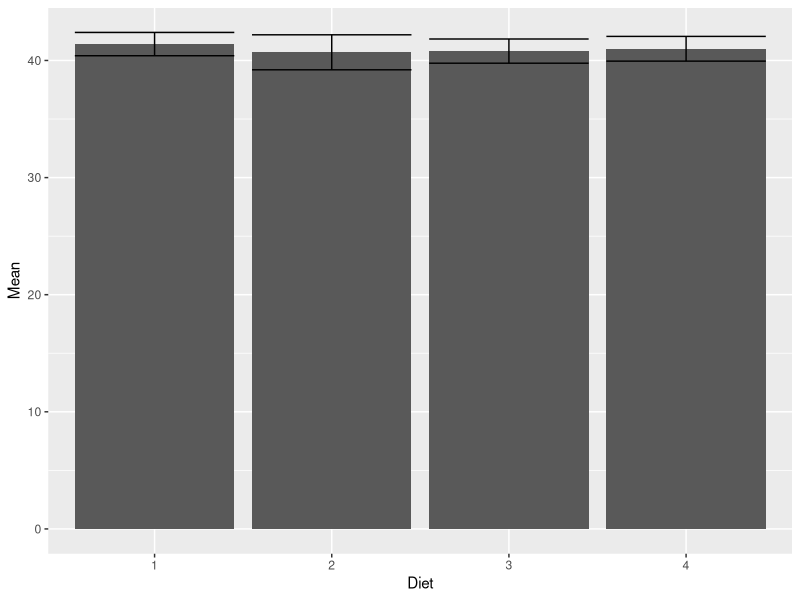
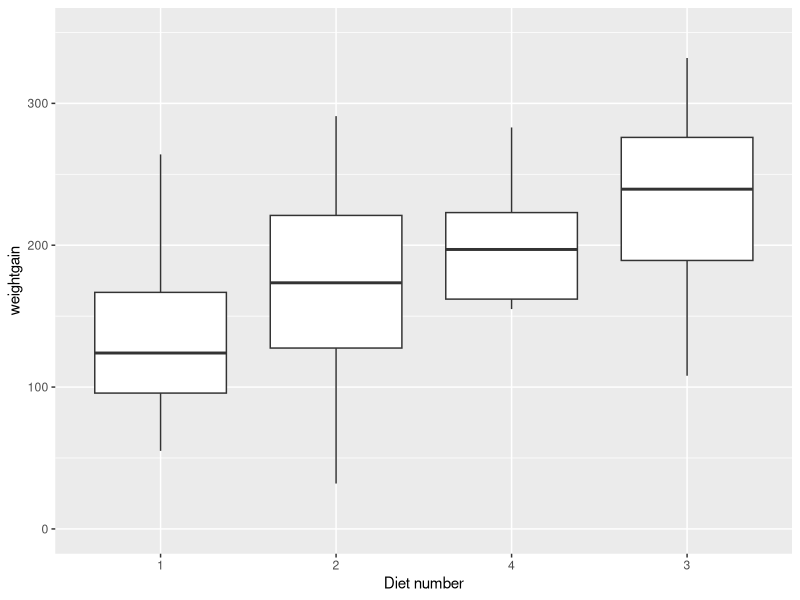
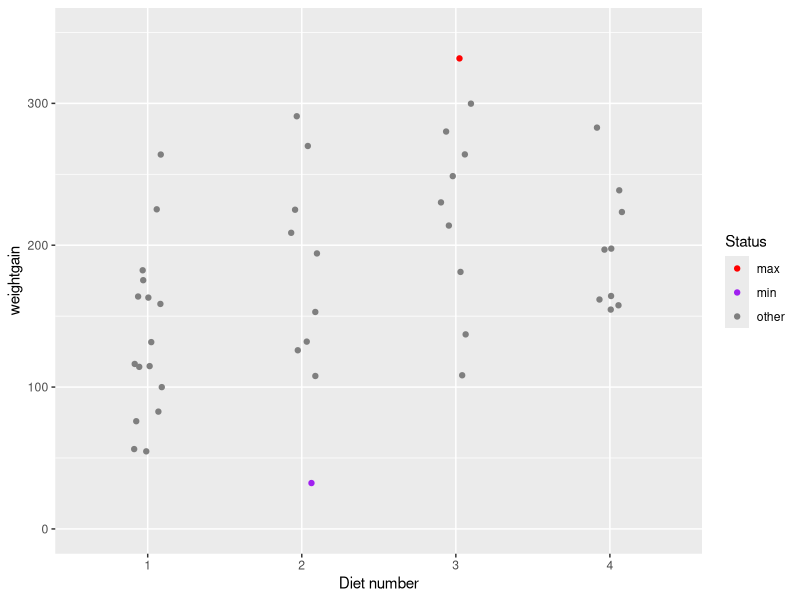
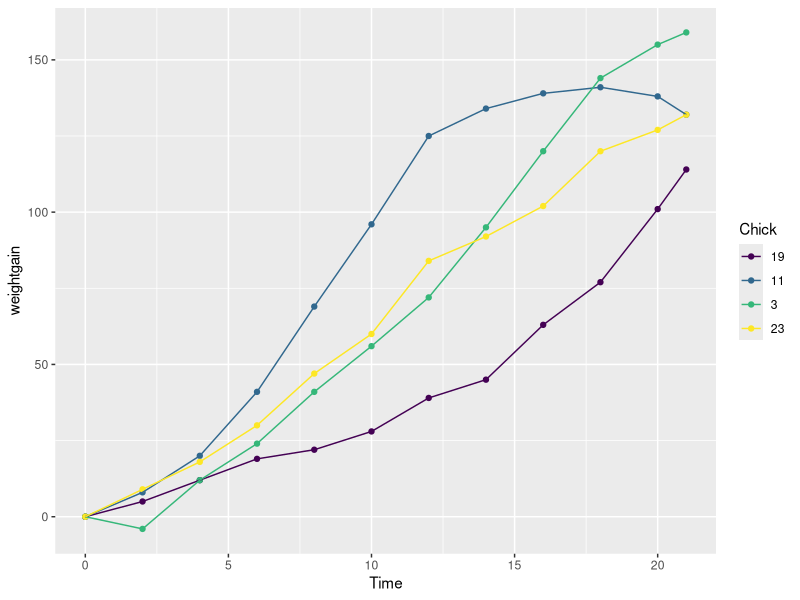
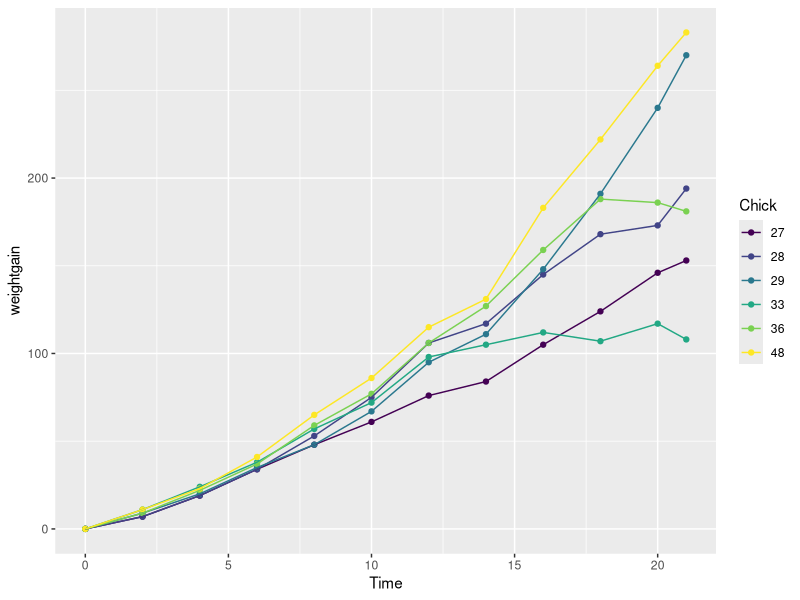
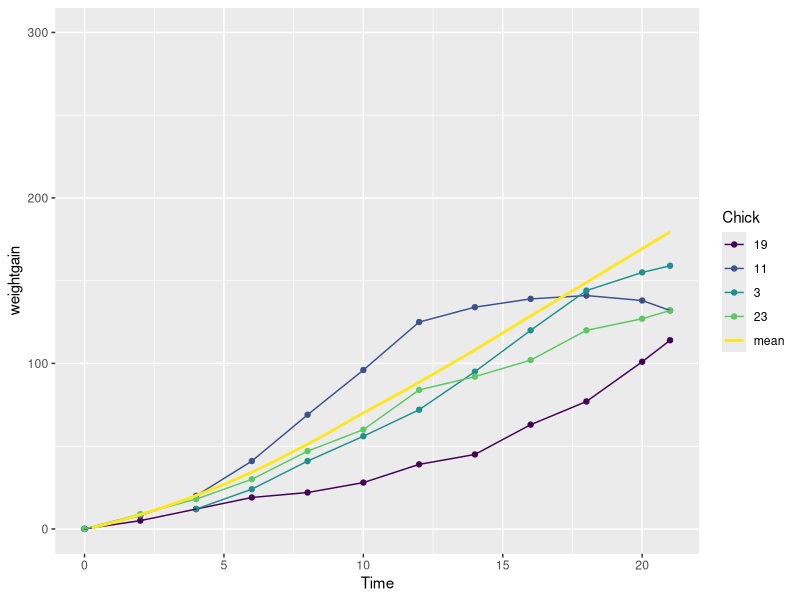
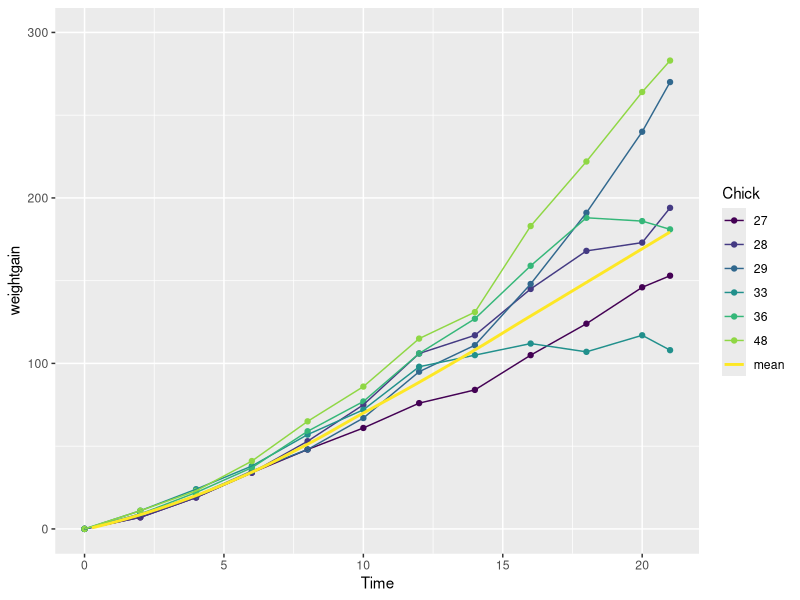
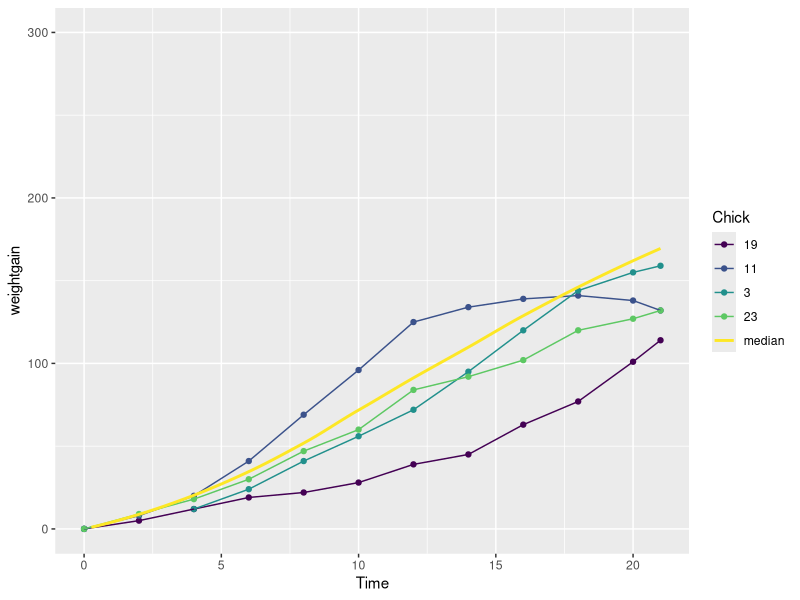

Write the R code that produced these figures, in order.
## ---- chunk 1
knitr::opts_chunk$set(echo = TRUE)
## ---- chunk 2
library("ggplot2")
library("dplyr")
library("datasets")
## ---- chunk 3
dat1 <- ChickWeight %>% filter(Time == 0)
weight0 <- group_by(dat1, Diet) %>% summarize(n=n(), Mean = mean(weight), StandardDeviation = sd(weight))
print(weight0)
## ---- chunk 4
plot <- ggplot(weight0, aes(x=Diet, y = Mean)) + geom_bar(stat = "identity") + geom_errorbar(aes(ymin=Mean-StandardDeviation, ymax=Mean+StandardDeviation))
plot
## ---- chunk 5
check_comp <- group_by(ChickWeight, Chick) %>% summarise(n = n())
check_vec <- check_comp %>% filter(n == max(check_comp$n)) %>% pull(Chick)
complete <- ChickWeight %>% filter(Chick %in% check_vec)
print(complete[0:3, ])
## ---- chunk 6
complete <- group_by(complete, Chick) %>% arrange(Chick, Time) %>% mutate(weightgain = weight - first(weight))
print(complete[0:3, ])
## ---- chunk 7
dat2 <- complete %>% filter(Time == 21)
plot1 <- ggplot(dat2, aes(x=reorder(Diet, weightgain, FUN = median), y = weightgain)) + geom_boxplot() +ylim(0,350) + xlab("Diet number")
plot1
## ---- chunk 8
mostWeight <- dat2 %>% filter(weightgain == max(dat2$weightgain))
leastWeight <- dat2 %>% filter(weightgain == min(dat2$weightgain))
summary(mostWeight)
summary(leastWeight)
## ---- chunk 9
dat2$new <- ifelse(dat2$weightgain == max(dat2$weightgain), "max", "other")
dat2$new[dat2$weightgain == min(dat2$weightgain)] <- 'min'
dat2
mycolor <- c("max" = "red", "min" = "purple", "other" = "grey50")
ggplot(dat2, aes(x=Diet, y=weightgain, color=new)) + scale_color_manual("Status", values = mycolor) + geom_jitter(width=0.1) + ylim(0, 350) + xlab("Diet number")


## ---- chunk 10
most_chick <-group_by(complete, Time) %>% filter(Time == 0) %>% mutate(max_weight = max(weight)) %>% filter(weight == max_weight) %>% pull(Chick)
least_chick <- group_by(complete, Time) %>% filter(Time == 0) %>% mutate(min_weight = min(weight)) %>% filter(weight == min_weight) %>% pull(Chick)
dat3 <- complete %>% filter(Chick %in% most_chick)
dat4 <- complete %>% filter(Chick %in% least_chick)
plot2 <- ggplot(dat3, aes(x= Time, y = weightgain)) + geom_point(aes(color = Chick)) + geom_line(aes(color = Chick))
plot3 <- ggplot(dat4, aes(x= Time, y = weightgain)) + geom_point(aes(color = Chick)) + geom_line(aes(color = Chick))
plot2
plot3
## ---- chunk 11
dat5 <- group_by(complete, Time) %>% summarise(mean = mean(weightgain))
plot2 + geom_smooth(data = dat5, aes(x=Time, y = mean, color ="mean"), se=F) +ylim(0,300)
plot3 + geom_smooth(data = dat5, aes(x=Time, y = mean, color ="mean" ), se=F) +ylim(0,300)
## ---- chunk 12
dat6 <- group_by(complete, Time) %>% summarise(median = median(weightgain))
plot2 + geom_smooth(data = dat6, aes(x=Time, y = median, color ="median"), se=F) +ylim(0,300)
plot3 + geom_smooth(data = dat6, aes(x=Time, y = median, color ="median" ), se=F) +ylim(0,300)
